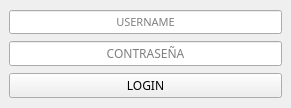
<?xml version="1.0" encoding="UTF-8"?>
<ui version="4.0">
 <class>login_window</class>
 <widget class="QMainWindow" name="login_window">
  <property name="geometry">
   <rect>
    <x>0</x>
    <y>0</y>
    <width>291</width>
    <height>108</height>
   </rect>
  </property>
  <property name="windowTitle">
   <string>Login</string>
  </property>
  <property name="tabShape">
   <enum>QTabWidget::Rounded</enum>
  </property>
  <property name="dockNestingEnabled">
   <bool>false</bool>
  </property>
  <property name="unifiedTitleAndToolBarOnMac">
   <bool>false</bool>
  </property>
  <widget class="QWidget" name="centralwidget">
   <layout class="QVBoxLayout" name="verticalLayout">
    <item>
     <widget class="QLineEdit" name="user_input">
      <property name="font">
       <font>
        <family>Nunito Sans</family>
        <pointsize>8</pointsize>
        <weight>50</weight>
        <italic>false</italic>
        <bold>false</bold>
        <underline>false</underline>
        <strikeout>false</strikeout>
        <kerning>true</kerning>
       </font>
      </property>
      <property name="locale">
       <locale language="English" country="UnitedStates"/>
      </property>
      <property name="alignment">
       <set>Qt::AlignCenter</set>
      </property>
      <property name="readOnly">
       <bool>false</bool>
      </property>
      <property name="placeholderText">
       <string>USERNAME</string>
      </property>
      <property name="cursorMoveStyle">
       <enum>Qt::LogicalMoveStyle</enum>
      </property>
     </widget>
    </item>
    <item>
     <widget class="QLineEdit" name="password_input">
      <property name="font">
       <font>
        <family>Nunito Sans</family>
       </font>
      </property>
      <property name="echoMode">
       <enum>QLineEdit::Password</enum>
      </property>
      <property name="alignment">
       <set>Qt::AlignCenter</set>
      </property>
      <property name="placeholderText">
       <string>CONTRASEÑA</string>
      </property>
     </widget>
    </item>
    <item>
     <widget class="QPushButton" name="login_button">
      <property name="font">
       <font>
        <family>Nunito Sans</family>
       </font>
      </property>
      <property name="text">
       <string>LOGIN</string>
      </property>
     </widget>
    </item>
   </layout>
  </widget>
 </widget>
 <resources/>
 <connections/>
</ui>
